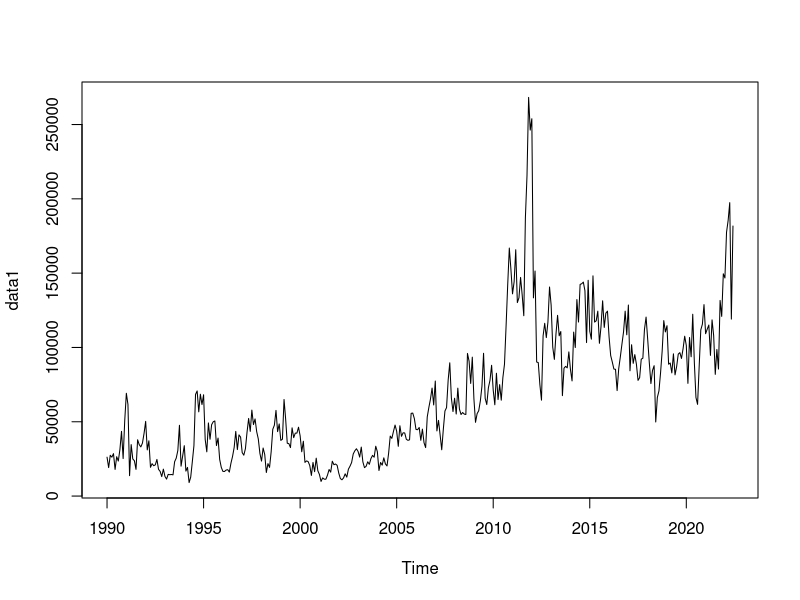
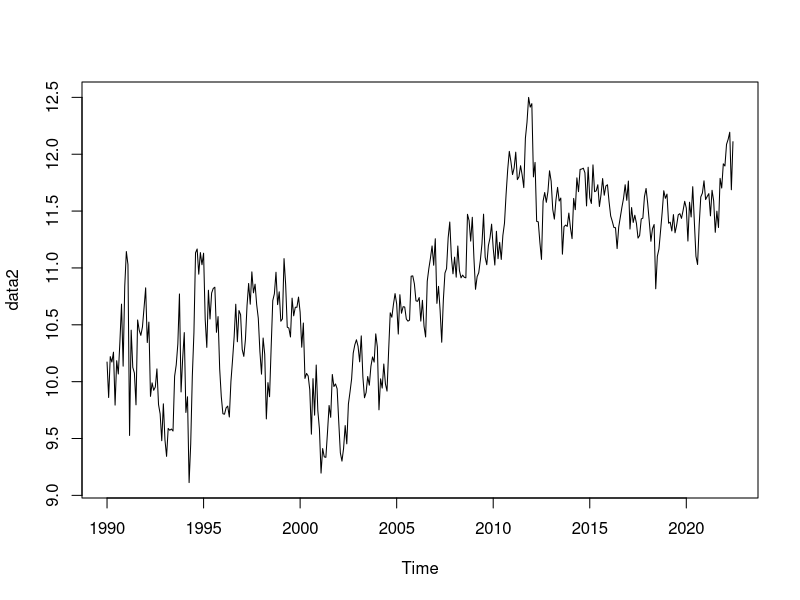
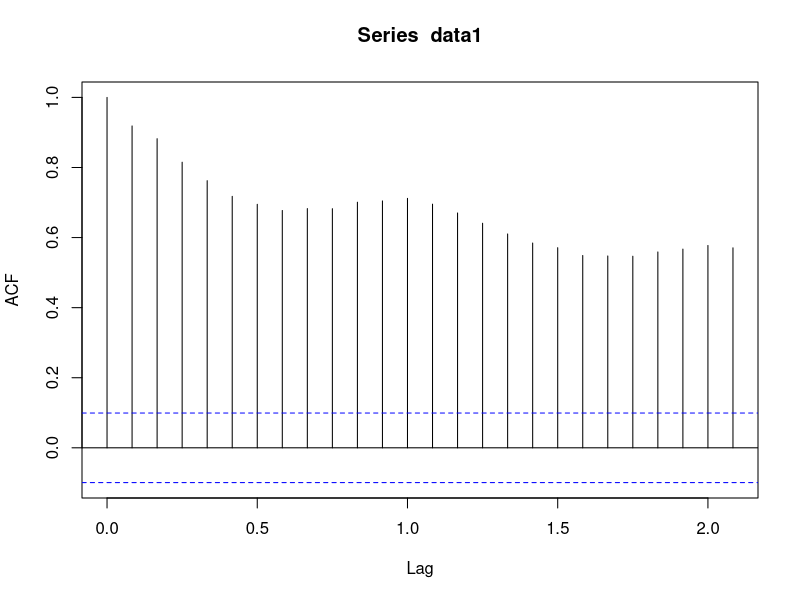
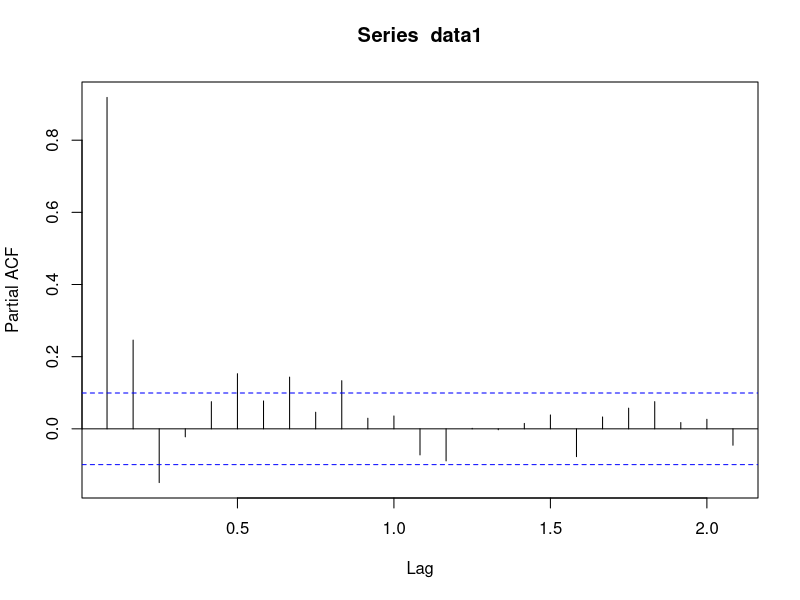
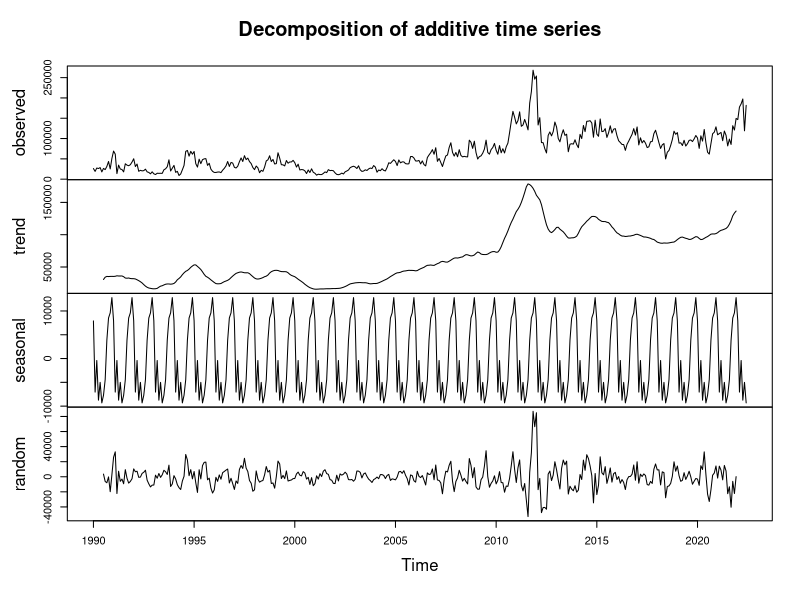
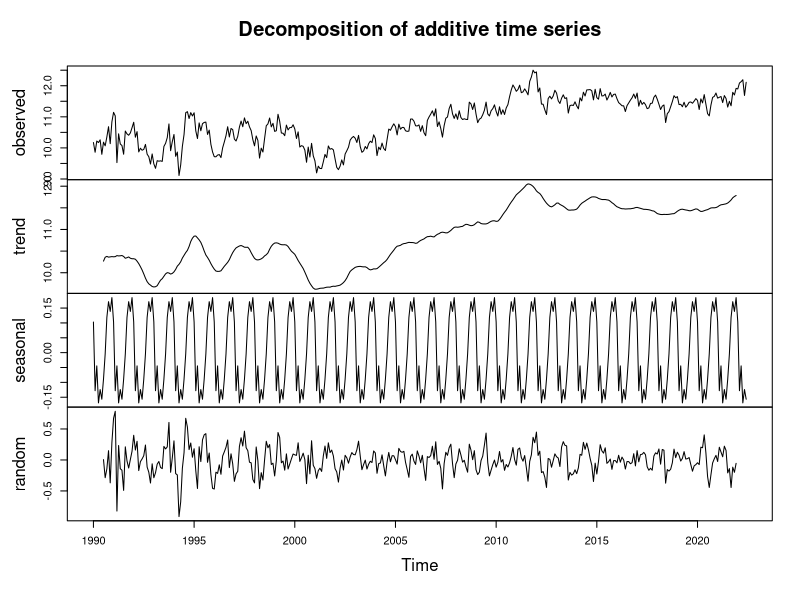
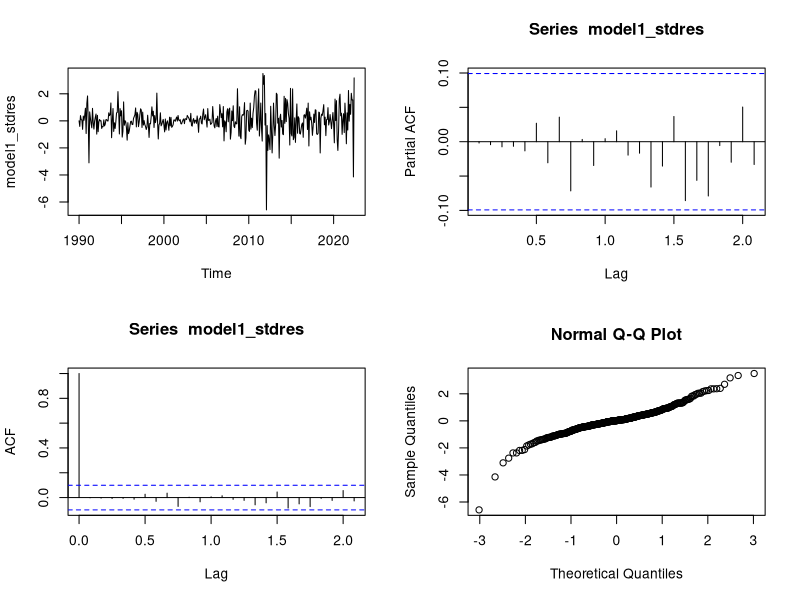
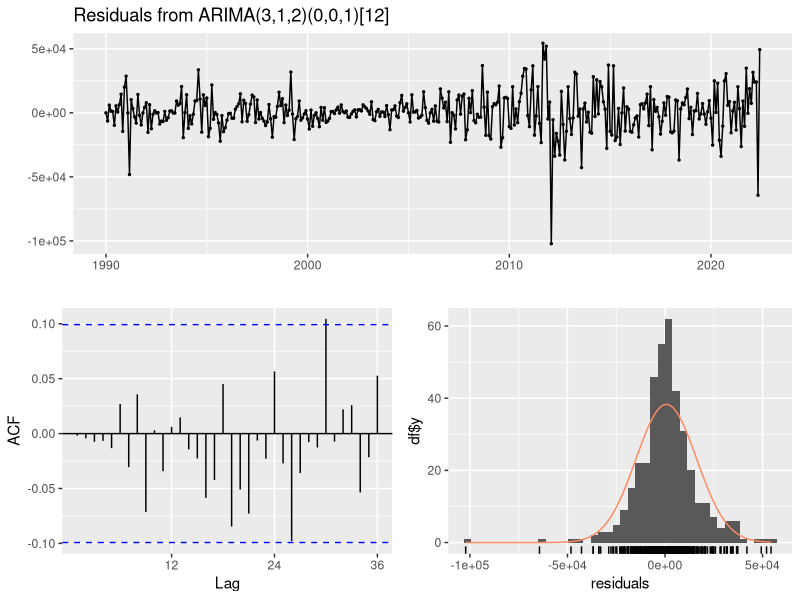

The R source for these figures, in order:
## ---- chunk 1

rm(list= ls()) # Clean up the environment by remove any existing variables

data1.raw <- read.csv('Coffee_Time Series.csv', header=T)
data1 <- ts(data1.raw[,2],start=c(1990,01),end=c(2022,06),frequency=12)
summary(data1.raw)

data2.raw <- data.frame(data1.raw$Month.Year, log(data1.raw$Value.of.Import))
data2 <- ts(data2.raw[,2],start=c(1990,01),end=c(2022,06),frequency=12)
summary(data2.raw)

## ---- chunk 2

plot(data1)
plot(data2)
acf(data1)
pacf(data1)

# Using the log doesn't change the result of acf and pacf

## ---- chunk 3
library(forecast)
model1 <- auto.arima(data1)
model1

model2 <- auto.arima(data2)
model2

## ---- chunk 4

plot(decompose(data1, type = c("additive",
"multiplicative")))
plot(decompose(data2, type = c("additive",
"multiplicative")))

## ---- chunk 5

model1_stdres = model1$residuals/sd(model1$residuals)
par(mfcol=c(2,2))
plot(model1_stdres)
acf(model1_stdres)
pacf(model1_stdres)
qqnorm(model1_stdres)
checkresiduals(model1)

model2_stdres = model2$residuals/sd(model2$residuals)
par(mfcol=c(2,2))
plot(model2_stdres)
acf(model2_stdres)
pacf(model2_stdres)
qqnorm(model2_stdres)
checkresiduals(model2)

## ---- chunk 6

library(ggplot2)
autoplot(forecast(model1, h=60))

autoplot(forecast(model2, h=60))

## ---- chunk 7

smoothing1 <- ses(data1, h=250,alpha=0.3, initial="simple")
plot(smoothing1)

holt1 <- holt(data1, h=250, initial="simple")
plot(holt1)

smoothing2 <- ses(data2, h=250,alpha=0.3, initial="simple")
plot(smoothing2)

holt2 <- holt(data2, h=250, initial="simple")
plot(holt2)


